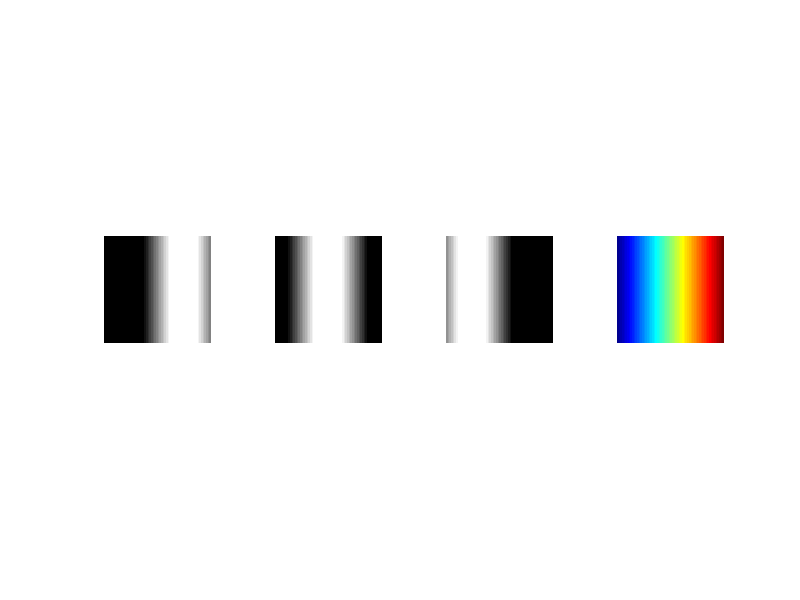

The MATLAB script that drew this image:
RGB=reshape(ones(64,1)*reshape(jet(64),1,192),[64,64,3]);
R=RGB(:,:,1);
G=RGB(:,:,2);
B=RGB(:,:,3);
figure;
subplot(141);imshow(R)
subplot(142);imshow(G)
subplot(143);imshow(B)
subplot(144);imshow(RGB)
